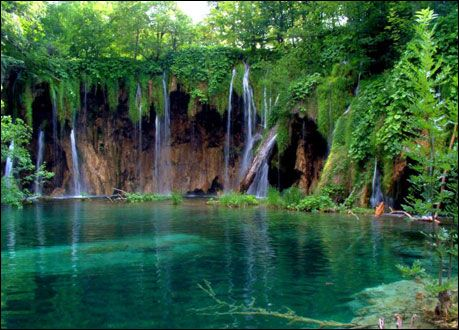
//> input picture DSP_Project/image.jpg, 459 x 330 px
$ ./main   (built with g++ and OpenCV 4)
//> lines starting //> are read from the running program, lines starting //| are printed output that depends on the picture
#include <iostream>
#include <opencv2/highgui/highgui.hpp>
#include <opencv2/imgproc/imgproc.hpp>

using std::cout;
using std::cin;
using std::endl;

using namespace cv;

void im_histogram(Mat image, int histogram[])
{

    // initialize all intensity values to 0
    for(int i = 0; i < 256; i++)
    {
        histogram[i] = 0;
    }

    // calculate the no of pixels for each intensity values
    for(int y = 0; y < image.rows; y++)
        for(int x = 0; x < image.cols; x++)
            histogram[(int)image.at<uchar>(y,x)]++;

}

void cum_histogram(int histogram[], int cumhistogram[])
{
    cumhistogram[0] = histogram[0];

    for(int i = 1; i < 256; i++)
    {
        cumhistogram[i] = histogram[i] + cumhistogram[i-1];
    }
}

void histogram_Display(int histogram[], const char* name)
{
    int hist[256];
    for(int i = 0; i < 256; i++)
    {
        hist[i]=histogram[i];
    }
    // draw the histograms
    int hist_w = 512; int hist_h = 400;
    int bin_w = cvRound((double) hist_w/256);

    Mat histImage(hist_h, hist_w, CV_8UC1, Scalar(255, 255, 255));

    // find the maximum intensity element from histogram
    int max = hist[0];
    for(int i = 1; i < 256; i++){
        if(max < hist[i]){
            max = hist[i];
        }
    }

    // normalize the histogram between 0 and histImage.rows

    for(int i = 0; i < 256; i++){
        hist[i] = ((double)hist[i]/max)*histImage.rows;
    }


    // draw the intensity line for histogram
    for(int i = 0; i < 256; i++)
    {
        line(histImage, Point(bin_w*(i), hist_h),
                              Point(bin_w*(i), hist_h - hist[i]),
             Scalar(0,0,0), 1, 8, 0);
    }

    // display histogram
    namedWindow(name, CV_WINDOW_AUTOSIZE);
    imshow(name, histImage);
}


int main()
{
    // Load the image
    Mat image = imread("image.jpg", CV_LOAD_IMAGE_GRAYSCALE);
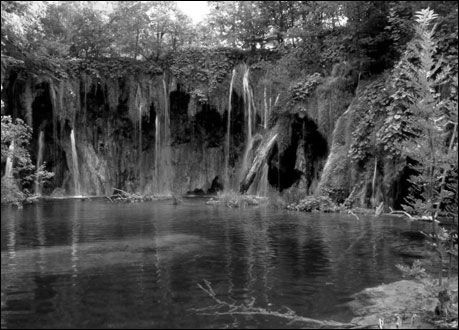
//> image: 330 rows x 459 cols, CV_8UC1; min 0, max 255, mean 77.3
    int rows=image.rows;
//> rows = 330
    int cols=image.cols;
//> cols = 459

    if (image.empty())
    {
      cout << "Cannot load image!" << endl;
      return -1;
    }

    // Generate the histogram
    int histogram[256];
    im_histogram(image, histogram);
//> histogram = 256 values, max 1794 at index 0, min 25 at index 243, mean 591.7

    // Caluculate the size of image
    int size = rows * cols;
//> size = 151470
    float alpha = 255.0/size;
//> alpha = 0.00168

    // Calculate the probability of each intensity
    float PrRk[256];
    for(int i = 0; i < 256; i++)
    {
        PrRk[i] = (double)histogram[i] / size;
    }
//> after the loop, PrRk = 256 values, max 0.0118 at index 0, min 0.000165 at index 243, mean 0.00391

    // Generate cumulative frequency histogram
    int cumhistogram[256];
    cum_histogram(histogram,cumhistogram );
//> cumhistogram = 256 values from 1794 to 151470

    // Scale the histogram
    int Sk[256];
    for(int i = 0; i < 256; i++)
    {
        Sk[i] = cvRound((double)cumhistogram[i] * alpha);
    }
//> after the loop, Sk = 256 values from 3 to 255


    // Generate the equlized histogram
    float PsSk[256];
    for(int i = 0; i < 256; i++)
    {
        PsSk[i] = 0;
    }

    for(int i = 0; i < 256; i++)
    {
        PsSk[Sk[i]] += PrRk[i];
    }
//> after the loop, PsSk = 256 values, max 0.0118 at index 3, min 0 at index 0, mean 0.00391

    int final[256];
    for(int i = 0; i < 256; i++)
        final[i] = cvRound(PsSk[i]*255);
//> after the loop, final = 256 values, max 3 at index 3, min 0 at index 0, mean 0.984


    // Generate the equlized image
    Mat new_image = image.clone();

    for(int y = 0; y < rows; y++)
        for(int x = 0; x < cols; x++)
            new_image.at<uchar>(y,x) = saturate_cast<uchar>(Sk[image.at<uchar>(y,x)]);
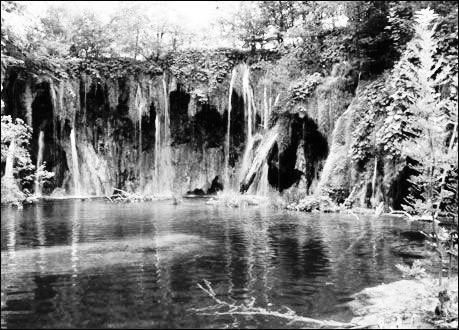
//> new_image: 330 rows x 459 cols, CV_8UC1; min 3, max 255, mean 128.4


    cout<<"the output for matrix of pixels";

    //code to access pixel values of an image
    cout<<"\nbefore blur";
    for (int i = 0; i <rows; i++)
    {
        Vec3b *ptr = image.ptr<Vec3b>(i);

        for (int j = 0; j < cols; j++)
        {
        Vec3b pixel = ptr[j];
        //cout<<pixel<<"\t";
        }
        cout<<"\n";
    }
    Mat image1=image.clone();//cloning image

    GaussianBlur( image, image1, Size( 7, 7), 0, 0 );//applying Gaussian filter
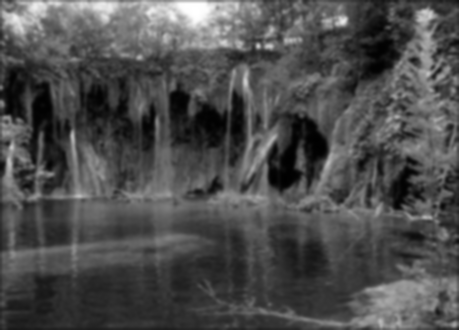
//> image1: 330 rows x 459 cols, CV_8UC1; min 0, max 255, mean 77.6


    cout<<"\nafter blur";

    //code to access pixel values of an image
    for (int i = 0; i < rows; i++)
    {
        Vec3b *ptr = image1.ptr<Vec3b>(i);

        for (int j = 0; j < cols; j++)
        {
        Vec3b pixel = ptr[j];
        }
        cout<<"\n";
    }

    namedWindow("Blur Image");
    imshow("Image with Blur:",image1);//displaying image1
    imwrite("C:/Users/ultrAslan/Desktop/project-dsp/blur.jpg", image1);


    // Display the original Histogram
    histogram_Display(histogram, "Blur Image");
//> after the loop in histogram_Display, `for(int i = 0; i < 256; i++)`: hist has the same summary as histogram outside histogram_Display
//> in histogram_Display, `int max = hist[0];`: max = 1794
//> after the loop in histogram_Display, `for(int i = 0; i < 256; i++)`: hist = 256 values, max 400 at index 0, min 5 at index 243, mean 131.4
//> after the loop in histogram_Display, `for(int i = 0; i < 256; i++)`:
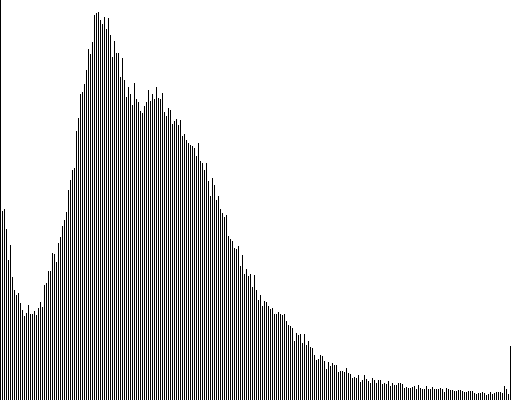
//> histImage: 400 rows x 512 cols, CV_8UC1; 83.6% white; black in thin lines or dots

   // Display the original Image
    namedWindow("Original Image");
    imshow("Original Image", image);


    // Display the original Histogram
    histogram_Display(histogram, "Original Histogram");

    // Display equilized image
    namedWindow("Equilized Image");
    imshow("Equilized Image",new_image);
    imwrite("C:/Users/ultrAslan/Desktop/project-dsp/equilized.jpg", new_image);

    // Display the equilzed histogram
    histogram_Display(final, "Equilized Histogram");
//> call 3 of histogram_Display, with name = "Equilized Histogram"
//> after the loop in histogram_Display (call 3), `for(int i = 0; i < 256; i++)`: hist has the same summary as final outside histogram_Display
//> in histogram_Display (call 3), `int max = hist[0];`: max = 0
//> the loop in histogram_Display (call 3), `for(int i = 1; i < 256; i++)` made 255 passes
//> max on pass 3: 3
//> after the loop in histogram_Display (call 3), `for(int i = 1; i < 256; i++)`: max = 3
//> after the loop in histogram_Display (call 3), `for(int i = 0; i < 256; i++)`: hist = 256 values, max 400 at index 3, min 0 at index 0, mean 131
//> after the loop in histogram_Display (call 3), `for(int i = 0; i < 256; i++)`:
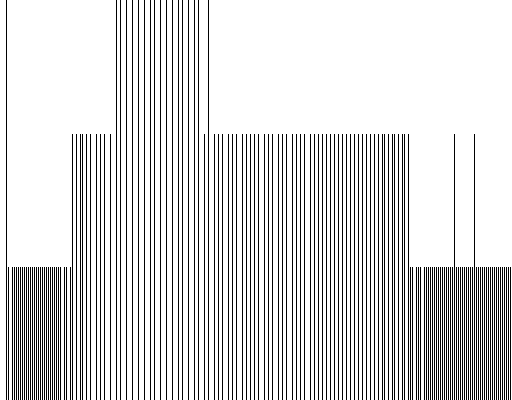
//> histImage: 400 rows x 512 cols, CV_8UC1; 83.6% white; black in thin lines or dots

    waitKey();
    return 0;
}
